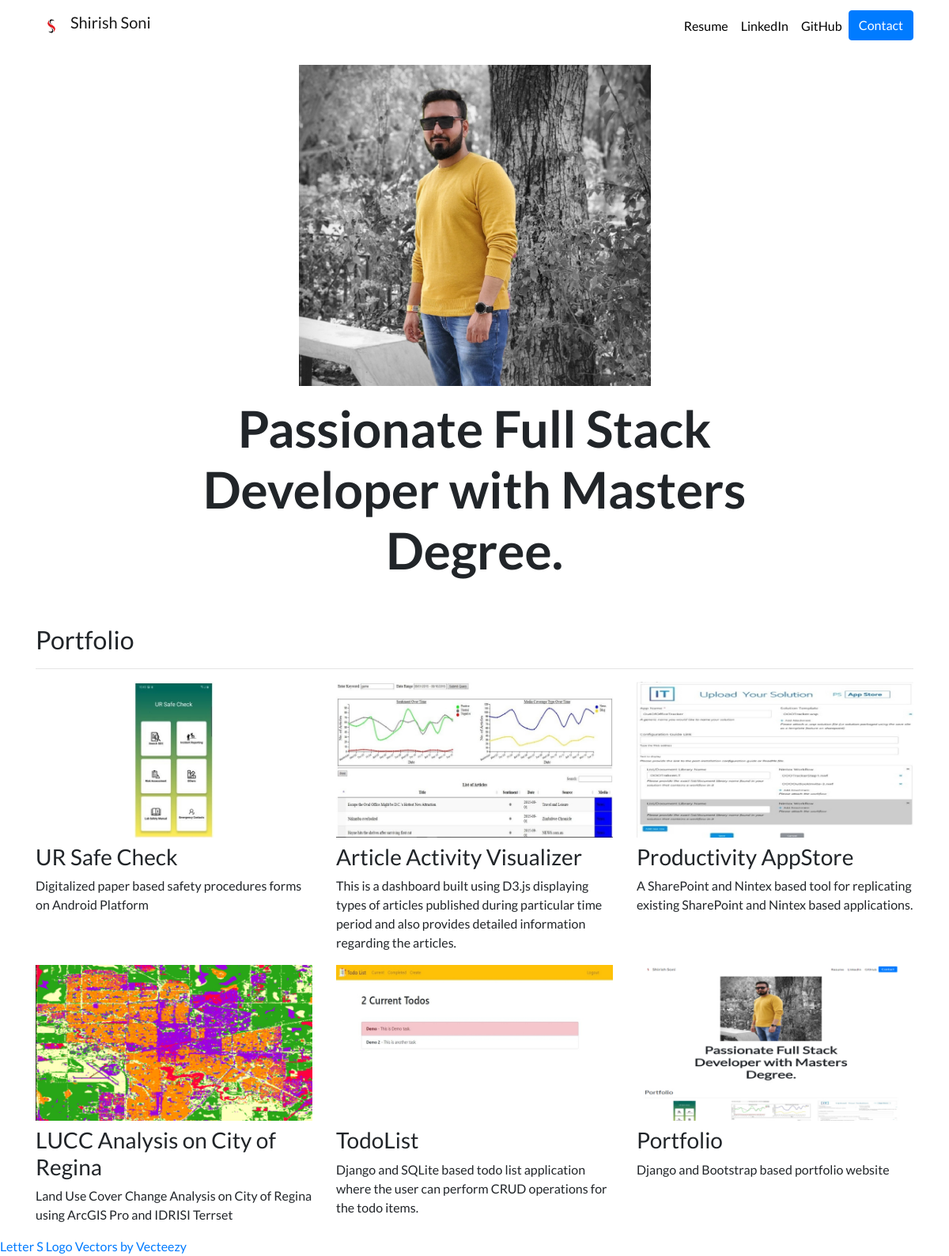
The page / on the database its author committed.
### portfolio/models.py (models this page shows, shortened)
class Project(models.Model):
    title = models.CharField(max_length=100)
    description = models.CharField(max_length=250)
    image = models.ImageField(upload_to='portfolio/images/')
    url = models.URLField(blank=True)

### portfolio/views.py (the view)
# urls.py: 2. Add a URL to urlpatterns:  path('', views.home, name='home')
def home(request):
    projects = Project.objects.all()
    return render(request, 'portfolio/home.html', {'projects':projects})

### portfolio/templates/portfolio/home.html
{% extends "portfolio/base.html" %}
{% load static %}
{% block content %}
<div class="row justify-content-center my-3">
  <div class="col-5">
    <img src="{% static 'portfolio/Profile.jpg' %}" class="img-fluid">
  </div>
</div>
<div class="row justify-content-center mb-3">
  <div class="col-md-9 text-center">
    <h3 id="hometext" class="font-weight-bold">Passionate Full Stack Developer with Masters Degree.</h3>
  </div>
</div>
<h2 class="mt-5">Portfolio</h2>
<hr>
<div class="row">
  {% for project in projects %}
  <div class="col-lg-4 col-md-6">
    {% if project.url %}
    <a href="{{ project.url }}">
      <img src="{{ project.image.url }}" class="img-fluid mb-2">
    </a>
    {% else %}
    <img src="{{ project.image.url }}" class="img-fluid mb-2">
    {% endif %}
    <h3>{{ project.title }}</h3>
    <p>{{ project.description }}</p>
  </div>
  {% endfor %}
</div>
{% endblock %}

### portfolio/templates/portfolio/base.html (shortened to what this page needs)
{% load static %}
<!doctype html>
<html lang="en">
<head>
  <link rel="stylesheet" href="https://stackpath.bootstrapcdn.com/bootstrap/4.4.1/css/bootstrap.min.css">
  <link rel="stylesheet" href="{% static "portfolio/custom.css" %}">
</head>
<body>
  <nav id="topNav" class="navbar navbar-expand-md navbar-light">
    <div class="container">
      <a class="navbar-brand" href="{% url 'home' %}">
        <img src="{% static "portfolio/Logo.png" %}" width="40" height="40" class="d-inline-block align-top" alt="Shirish's Logo">
        <span>Shirish Soni</span>
      </a>
      <div class="collapse navbar-collapse text-center" id="navbarNav">
        <ul class="navbar-nav ml-auto">
          <li class="nav-item">
            <a class="nav-link" href="{% static "portfolio/resume.pdf" %}">Resume</a>
          </li>
          <li class="nav-item">
            <a class="nav-link" href="https://www.linkedin.com/in/shirish-soni/" target="_blank">LinkedIn</a>
          </li>
          <li class="nav-item">
            <a class="nav-link" href="https://github.com/shirishsoni" target="_blank">GitHub</a>
          </li>
          <li>
            <a role="button" href="{% url 'sendemail:contact' %}" class="btn btn-primary">Contact</a>
          </li>
        </ul>
      </div>
    </div>
  </nav>
  <div class="container">
    {% block content %}{% endblock %}
  </div>
  <a href="https://www.vecteezy.com/free-vector/letter-s-logo">Letter S Logo Vectors by Vecteezy</a>
</body>
</html>

### portfolio/static/portfolio/custom.css (style rules this page uses)
.navbar-nav .nav-link { color: rgba(0,0,0,1) !important; }
body { font-family: 'Lato', sans-serif; }
@media (min-width: 992px) { #hometext { font-size: 4rem; } }

### rows shown on the page
Project: image (picture), title "UR Safe Check", description "Digitalized paper based safety procedures forms on Android Platform"
Project: image (picture), title "Article Activity Visualizer", description "This is a dashboard built using D3.js displaying types of articles published during particular time period and also provides detailed information regarding the articles."
Project: image (picture), title "Productivity AppStore", description "A SharePoint and Nintex based tool for replicating existing SharePoint and Nintex based applications."
Project: image (picture), title "LUCC Analysis on City of Regina", description "Land Use Cover Change Analysis on City of Regina using ArcGIS Pro and IDRISI Terrset"
Project: image (picture), title "TodoList", description "Django and SQLite based todo list application where the user can perform CRUD operations for the todo items."
Project: image (picture), title "Portfolio", description "Django and Bootstrap based portfolio website"
